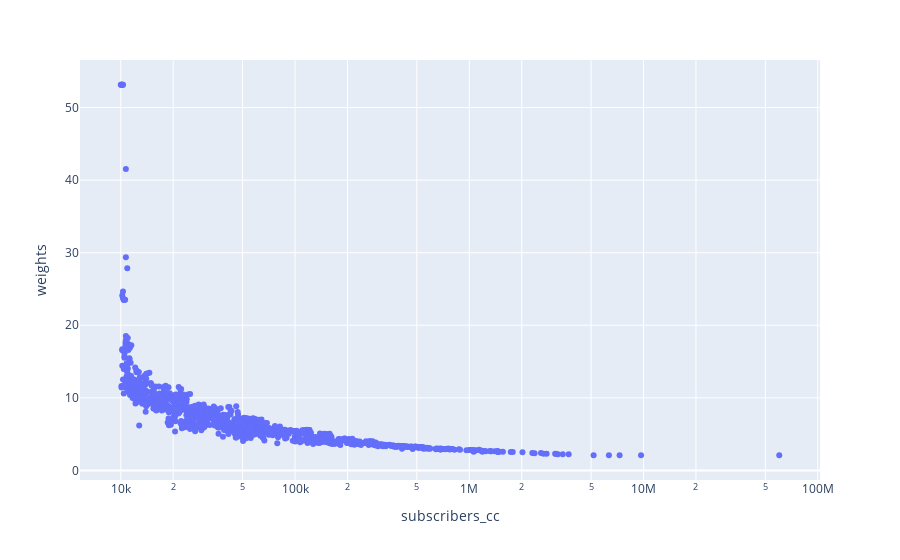

Notebook cell for this chart:
### Code cell
px.scatter(channels_df.sample(1000), x='subscribers_cc', y='weights', log_x=True)

### Figure 1 — Plotly figure (JSON) as saved in the notebook; plotly's stock layout.template omitted (floating-point values rounded to 4 significant figures; data arrays with more than 128 entries replaced by an {"elided": "..."} marker saying what was removed)
{"data": [{"hovertemplate": "subscribers_cc=%{x}<br>weights=%{y}<extra></extra>", "legendgroup": "", "marker": {"color": "#636efa", "symbol": "circle"}, "mode": "markers", "name": "", "orientation": "v", "showlegend": false, "type": "scatter", "x": {"elided": "1000 int values"}, "xaxis": "x", "y": {"elided": "1000 float values"}, "yaxis": "y"}], "layout": {"legend": {"tracegroupgap": 0}, "margin": {"t": 60}, "xaxis": {"anchor": "y", "domain": [0, 1], "title": {"text": "subscribers_cc"}, "type": "log"}, "yaxis": {"anchor": "x", "domain": [0, 1], "title": {"text": "weights"}}}}
